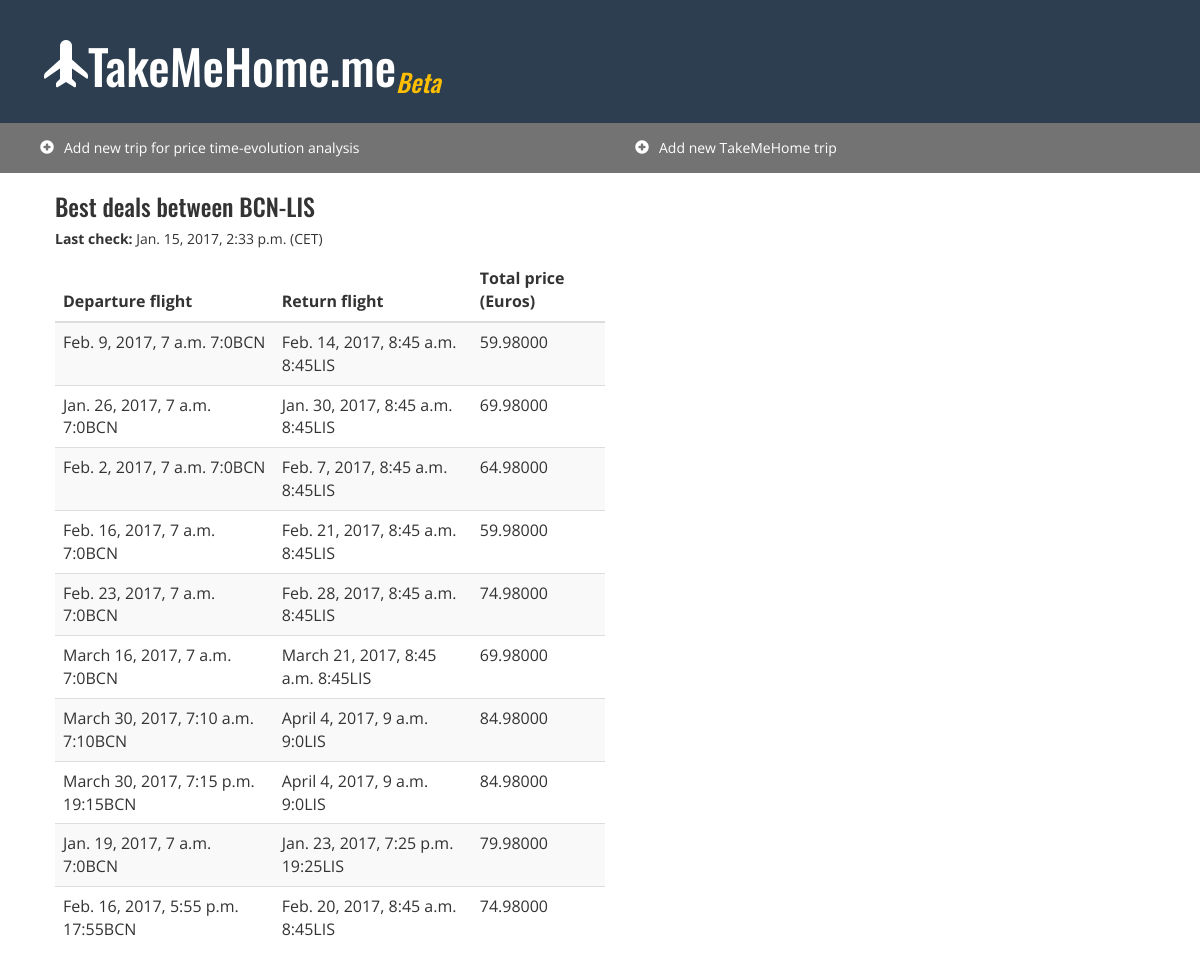
The page /takemehome/trip/5/ on the database its author committed.
### takemehome/models.py (models this page shows, shortened)
class TripTakeMeHome(models.Model):
    origin = models.CharField(max_length=3, choices=LOCALS)
    destination = models.CharField(max_length=3, choices=LOCALS)
    start_week_day = models.CharField(max_length=1, default=4, choices=DAYS_OF_WEEK)
    max_budget = models.IntegerField(default=70)
    number_of_bank_holidays = models.IntegerField(default=4, validators=[MaxValueValidator(10),MinValueValidator(1)])
    minimum_stay_days = models.IntegerField(default=4, validators=[MaxValueValidator(10),MinValueValidator(2)])
    number_of_months_ahead = models.IntegerField(default=3, validators=[MaxValueValidator(6),MinValueValidator(1)])
    activated = models.BooleanField(default=True)
    date_departure = models.DateField(default=datetime.date.today)
    date_return = models.DateField(default=datetime.date.today)
    published_date = models.DateTimeField(auto_now_add = True)
    one_way = models.BooleanField(default=True)

class TimeCheck(models.Model):
    trip = models.ForeignKey(TripTakeMeHome, related_name="timechecks")
    timestamp = models.DateTimeField(default=timezone.now)
    class Meta:
        ordering = ['timestamp']

class FlightDeparture(models.Model):
    origin = models.CharField(max_length=3)
    destination = models.CharField(max_length=3)
    flightname = models.CharField(max_length=20, default="NA")
    price = models.DecimalField(max_digits=10, decimal_places=5)
    time = models.DateTimeField()
    timecheck = models.ForeignKey(TimeCheck, related_name="flightsDeparture")

class FlightReturn(models.Model):
    origin = models.CharField(max_length=3)
    destination = models.CharField(max_length=3)
    flightname = models.CharField(max_length=20, default="NA")
    price = models.DecimalField(max_digits=10, decimal_places=5)
    time = models.DateTimeField()
    flightdeparture = models.ForeignKey(FlightDeparture, related_name="flightsReturn")

### takemehome/views.py (the view)
# urls.py: url(r'^trip/(?P<pk>[0-9]+)/$', views.takeMeHomeTrip_detail, name='takeMeHomeTrip_detail'),
def takeMeHomeTrip_detail(request, pk):
    trip = TripTakeMeHome.objects.get(pk=pk)
    tc = trip.timechecks.order_by('timestamp').reverse()[0]
    all_fd = tc.flightsDeparture.order_by('price')
    num_departures_check = 10
    if len(all_fd)<num_departures_check:
        num_departures_check = len(all_fd)
    cheapest_fd = all_fd[0:num_departures_check]
    ori = trip.origin
    des = trip.destination
    cheapest_trips = []
    for fd in cheapest_fd:
        fr = fd.flightsReturn.order_by('price')[0]
        cheapest_trips.append([fd, fr, fd.price+fr.price])
    trip_info = [ori, des]
    return render(request, 'takemehome/trip_detail.html', {'ct':cheapest_trips, 'trip_info': trip_info, 'last_check_time':tc.timestamp})

### takemehome/templates/takemehome/trip_detail.html
{% extends 'base.html' %}
{% block content %}
<h3>Best deals between {{ trip_info.0 }}-{{ trip_info.1 }}</h3>
<p><strong>Last check: </strong>{{ last_check_time }} (CET)</p>
<table class="table table-striped">
    <thead>
        <tr>
            <th>Departure flight</th>
            <th>Return flight</th>
            <th>Total price (Euros)</th>
        </tr>
    </thead>
    <tbody>
    {% for t in ct %}
    <tr>
        <td>{{ t.0.time }} {{ t.0.flightname }}</td>
        <td>{{ t.1.time }} {{ t.1.flightname }}</td>
        <td>{{ t.2 }}</td>
    </tr>
    {% endfor %}
    </tbody>
</table>
{% endblock %}

### tracker/static/tracker/main.css (style rules this page uses)
body { font-family:'Open Sans'; }
h1, h2, h3, h4 { font-family: "Oswald"; }

### rows shown on the page
TripTakeMeHome: origin "BCN", destination "LIS"
TimeCheck: timestamp "Jan. 15, 2017, 2:33 p.m."
FlightDeparture: time "Feb. 9, 2017, 7 a.m.", flightname "7:0BCN", time "Feb. 14, 2017, 8:45 a.m.", flightname "8:45LIS", t "59.98000"
FlightDeparture: time "Jan. 26, 2017, 7 a.m.", flightname "7:0BCN", time "Jan. 30, 2017, 8:45 a.m.", flightname "8:45LIS", t "69.98000"
FlightDeparture: time "Feb. 2, 2017, 7 a.m.", flightname "7:0BCN", time "Feb. 7, 2017, 8:45 a.m.", flightname "8:45LIS", t "64.98000"
FlightDeparture: time "Feb. 16, 2017, 7 a.m.", flightname "7:0BCN", time "Feb. 21, 2017, 8:45 a.m.", flightname "8:45LIS", t "59.98000"
FlightDeparture: time "Feb. 23, 2017, 7 a.m.", flightname "7:0BCN", time "Feb. 28, 2017, 8:45 a.m.", flightname "8:45LIS", t "74.98000"
FlightDeparture: time "March 16, 2017, 7 a.m.", flightname "7:0BCN", time "March 21, 2017, 8:45 a.m.", flightname "8:45LIS", t "69.98000"
FlightDeparture: time "March 30, 2017, 7:10 a.m.", flightname "7:10BCN", time "April 4, 2017, 9 a.m.", flightname "9:0LIS", t "84.98000"
FlightDeparture: time "March 30, 2017, 7:15 p.m.", flightname "19:15BCN", time "April 4, 2017, 9 a.m.", flightname "9:0LIS", t "84.98000"
FlightDeparture: time "Jan. 19, 2017, 7 a.m.", flightname "7:0BCN", time "Jan. 23, 2017, 7:25 p.m.", flightname "19:25LIS", t "79.98000"
FlightDeparture: time "Feb. 16, 2017, 5:55 p.m.", flightname "17:55BCN", time "Feb. 20, 2017, 8:45 a.m.", flightname "8:45LIS", t "74.98000"
